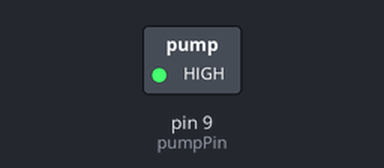
A sketch run on a simulated Arduino Uno, built with avr-gcc and run on an emulated ATmega328P. Parts: switched loads named in the sketch (green lamp = pin HIGH).

Above: at 2.5 s.
At 7.5 s:
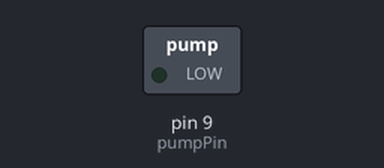
Timing chart, 0 to 13.0 s (numbered marks = the images above):
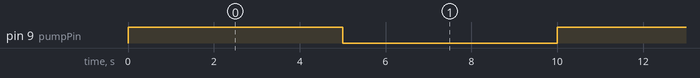

Measured:
- by itself, pin 9 (pumpPin): alternates HIGH for 5.0 s and LOW for 5.0 s

The sketch:

pump.ino
```cpp
// ต่อ pin 9 !!
const int pumpPin = 9;

void setup() {
  pinMode(pumpPin, OUTPUT);
}

void loop() {
  turnOnPump();
  delay(5000);

  turnOffPump();
  delay(5000);
}

void turnOnPump() {
  digitalWrite(pumpPin, HIGH);  // เปิดปั้ม
}

void turnOffPump() {
  digitalWrite(pumpPin, LOW);   // ปิดปั้ม
}
```
